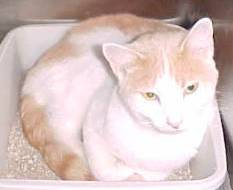
#> input picture images/cats/cat.8701.jpg, 233 x 190 px, found by its file name; its folder holds 4 pictures in this run
$ python SVM.py
#> lines starting #> are read from the running program, lines starting #| are printed output that depends on the picture
import os
import pickle
import cv2
import numpy as np
from sklearn.svm import SVC
from sklearn.model_selection import train_test_split
from sklearn.metrics import accuracy_score, f1_score
import time


# Load and preprocess images
def load_images(folder, label):
#> called with label = 0
    images = []
    labels = []
    start_time = time.time()
    for filename in os.listdir(folder):
        img = cv2.imread(os.path.join(folder, filename), cv2.IMREAD_GRAYSCALE)
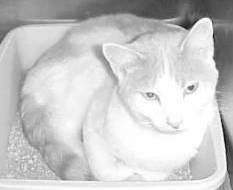
#> img: shape (190, 233); min 15, max 255, mean 201.2
        if img is not None:
            end_time = time.time()
            classification_time = end_time - start_time
            print(f"Classification time for {filename}: {classification_time:.2f}s")
            img = cv2.resize(img, (64, 64)).flatten()
#> img = 4096 values, max 255 at index 1645, min 42 at index 563, mean 201
            images.append(img)
            labels.append(label)
        else:
            print(f"Failed to load image: {filename}")
#> pass 2 of the loop in load_images, `for filename in os.listdir(folder):`:
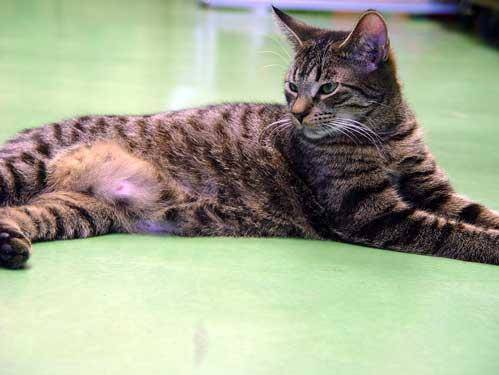
#> input picture images/cats/cat.8702.jpg, 499 x 375 px, found by its file name
#> in load_images, `img = cv2.imread(os.path.join(folder, filename), cv2.IMREAD_GRAYSCALE)`:
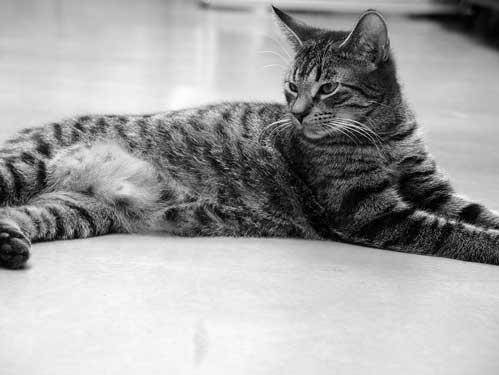
#> img: shape (375, 499); min 0, max 255, mean 163.7
#> in load_images, `img = cv2.resize(img, (64, 64)).flatten()`: img = 4096 values, max 252 at index 983, min 0 at index 2158, mean 163.7
#> pass 3 of the loop in load_images, `for filename in os.listdir(folder):`:
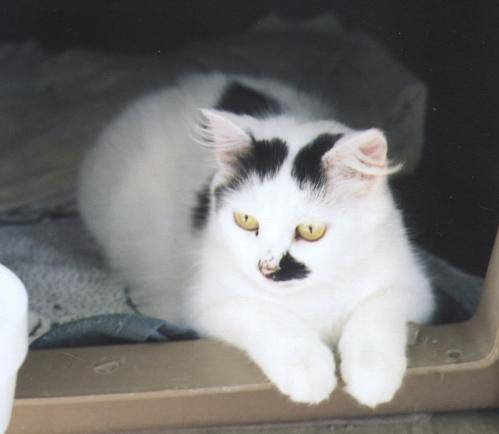
#> input picture images/cats/cat.8703.jpg, 499 x 434 px, found by its file name
#> in load_images, `img = cv2.imread(os.path.join(folder, filename), cv2.IMREAD_GRAYSCALE)`:
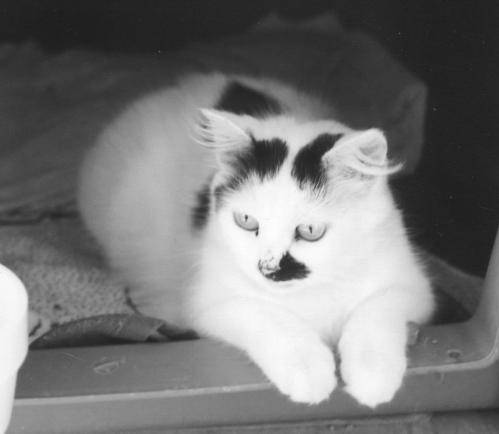
#> img: shape (434, 499); min 25, max 255, mean 118.3
#> in load_images, `img = cv2.resize(img, (64, 64)).flatten()`: img = 4096 values, max 253 at index 2083, min 31 at index 135, mean 118.3
#> the loop made 4 passes; the first 3 are shown
    end_time = time.time()
    total_time = end_time - start_time
#> total_time = 0.0983
    print(f"Total time for loading and preprocessing images: {total_time:.2f}s")
#| Total time for loading and preprocessing images: 0.10s
    return images, labels


# Define the paths to the cat and dog image directories and load data sets
cat_dir = '/Users/sterreterpstra/Documents/AI_year_5/Thesis/Dataset/archive/data_set/data_set/cats'
dog_dir = '/Users/sterreterpstra/Documents/AI_year_5/Thesis/Dataset/archive/data_set/data_set/dogs'
cats, labels_cats = load_images(cat_dir, 0)
dogs, labels_dogs = load_images(dog_dir, 1)
#> (the run stopped early here; a loop or call above may not have finished)
